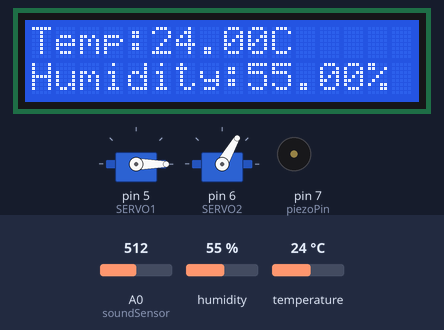
A sketch run on a simulated Arduino Uno, built with avr-gcc and run on an emulated ATmega328P. Parts: 16×2 character LCD, 2 × servo, buzzer (waves = sounding). The test bench sets the inputs (shaded band); at power-on: A0 (soundSensor) = 512, humidity 55 %, temperature 24 °C. What the sketch prints to the serial monitor is not drawn.

Above: at 1.2 s.
1.3 s: A0 (soundSensor) set to 75
At 2.28 s:
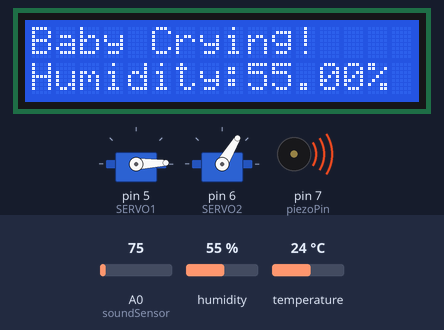
4.5 s: A0 (soundSensor) set to 65
At 5.95 s:
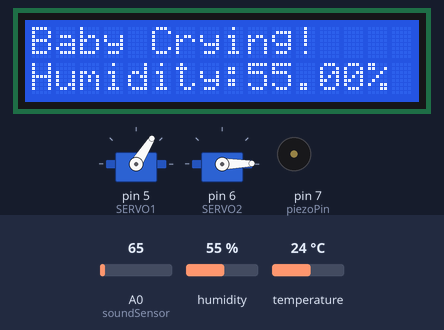
Timing chart, 0 to 22.0 s (numbered marks = the images above; inputs shaded):
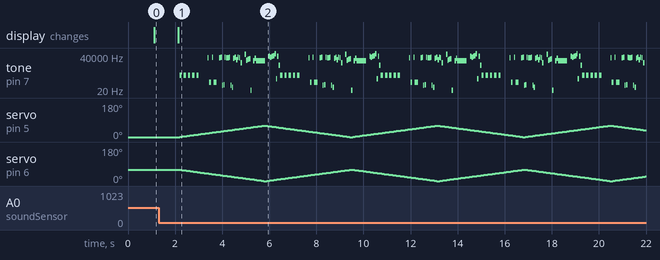

Measured:
- the behaviour switches between 70 and 69 on A0 (soundSensor) (found by bisection; images 1 and 2)
- by itself, tone on pin 7 (piezoPin): plays 31074 Hz for 0.06 s, 17184 Hz for 0.06 s, 31090 Hz for 0.02 s, 28265 Hz for 0.03 s, 8551 Hz for 0.06 s, 58112 Hz for 0.06 s … (173 notes in this stretch)

The sketch:

exit_final.ino
```cpp
//#include <Adafruit_Sensor.h>
#include <Stepper.h>
#include <DHT11.h>
#include <Servo.h>
#include <LiquidCrystal_I2C.h>
#include <Wire.h>
#define DHTPIN 2
#define SERVO1 5
#define SERVO2 6

#include <Stepper.h>

#define C2 523                                         // 높은 도
                                                                   // 음계를 상수로  설정
unsigned long prevPlayTime = 0;           // 이전 시간
unsigned long playDuration = 0;             // 실행 길이
int currentMelody = 0;
int piezoPin = 7;
int melodySize = 50;
int soundSensor = A0;

int threshold = 70;

Servo s1;
Servo s2;
int angle;
int angle2;

int melody[]={
C2, C2, C2, C2, C2}; // 음계 설정

int tempo[]={
10, 10, 10, 10, 10};

DHT11 dht11(DHTPIN);
LiquidCrystal_I2C lcd(0x27, 16, 2);

//DHT dht(DHTPIN, DHTTYPE);

void setup() {
  // put your setup code here, to run once:
  pinMode(piezoPin, OUTPUT);
  lcd.init();
  Serial.begin(9600);

  pinMode(soundSensor, INPUT);  // 사운드 센서 입력으로 설정


  s1.attach(SERVO1);
  s2.attach(SERVO2);
  s1.write(0);
  s2.write(60);

  lcd.backlight();

}
void loop() {
  // put your main code here, to run repeatedly:
  //  unsigned char humi = dht.readHumidity();
  float temp,humi;
  dht11.read(humi,temp);

  Serial.println(analogRead(soundSensor));

  lcd.display();
  lcd.setCursor(0, 0);
  lcd.print("Temp:");
  lcd.print(temp);
  Serial.println(temp);
  lcd.println("C");
  delay(1000);
  lcd.setCursor(0, 1);
  lcd.print("Humidity:");
  lcd.print(humi);
  Serial.println(humi);
  lcd.println("%");

  delay(1000);

  if(analogRead(soundSensor) >= threshold){
      Serial.println(analogRead(soundSensor));

      lcd.display();
     lcd.setCursor(0, 0);
     lcd.print("Baby Crying!");

      // red
      for(int i=0; i<3; i++){
      for(angle=0;angle<=60; angle++){
      angle2 = 60-angle;
      s1.write(angle);
      delay(30);
      s2.write(angle2);
      delay(30);
      Signal();
    }
   for(angle=60; angle>=0; angle--){
      angle2 = 60-angle;
      s1.write(angle);
      delay(30);
      s2.write(angle2);
      delay(30);
      Signal();
    }
      }
//     delay(200);
     return;
  }
}

void Signal() {
       if(millis() < prevPlayTime + playDuration) {         // 부저와 모터 같이 실행하기 위해서 타이머 씀
           return;                                                 // 이미 음 재생 중이면 음 재생이 끝날 때까지 다른  음 재생 X
     }
     noTone(8);                                                  // 다음 음을 재생하기 위해 기존 음 재생 멈춤

     if(currentMelody >= melodySize)         //멜로디를 끝까지 연주했으면 다시 재생하도록 인덱스  초기화
          currentMelody = 0;

     int noteDuration = 1000/tempo[currentMelody];              // 음의  재생시간(음의 길이 또는 박자) 계산

     tone(piezoPin, melody[currentMelody], noteDuration);        // 음 재생
     prevPlayTime = millis();                                                          //현재 시간 넣어줌, 다음엔 이전 시간이 됨
     playDuration = noteDuration * 1.30;                                  //음 재생이 끝날 때까지 기다려야 하는 시간

     currentMelody++;                                                               //인덱스  증가시켜  다음  음  재생 준비
}
```
